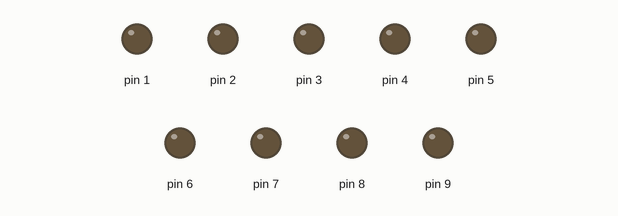
This sketch was run on a simulated Arduino Uno, built with avr-gcc and run on an emulated ATmega328P. On the bench: output pins drawn as LEDs (lit = HIGH).

Above: at 0.5 s.
At 1.5 s:
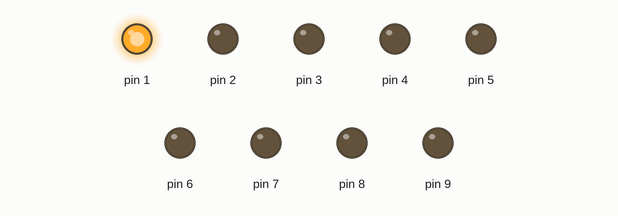
At 3.5 s:
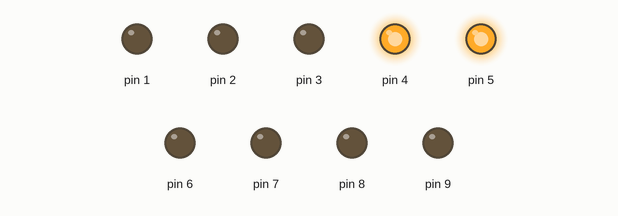
At 5.5 s:
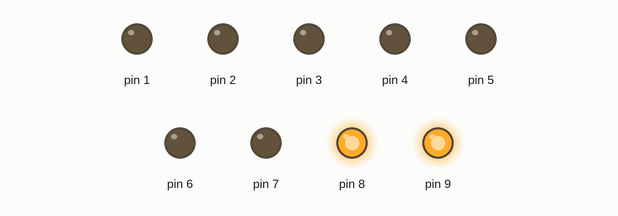
Timing chart, 0 to 7.8 s (numbered marks = the images above):
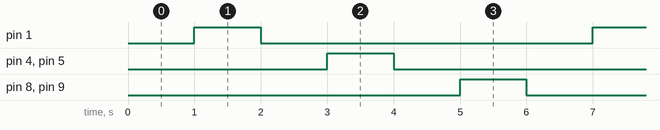

Measured:
- by itself, pin 1, pin 4, pin 5, pin 8, pin 9: alternates HIGH for 1.0 s and LOW for 5.0 s
- by itself, everything shown: repeats every 6.0 s, in 6 steps

The sketch:

proyecto_inform_tico_tp1_actualizado1.ino
```cpp
void setup()
{
    pinMode( 1 , OUTPUT );
    pinMode( 2 , OUTPUT );
    pinMode( 3 , OUTPUT );

    pinMode( 4 , OUTPUT );
    pinMode( 5 , OUTPUT );
    pinMode( 6 , OUTPUT );

    pinMode( 7 , OUTPUT );
    pinMode( 8 , OUTPUT );
    pinMode( 9 , OUTPUT );
}

void loop()
{
    delay(1000);
    digitalWrite( 1 , HIGH ); //ROJO
    digitalWrite( 2 , LOW  );
    digitalWrite( 3 , LOW  );
    delay(1000);
    digitalWrite( 1 , LOW  );
    digitalWrite( 2 , LOW  );
    digitalWrite( 3 , LOW  );
    delay(1000);
    digitalWrite( 4 , HIGH ); //MAGNETA
    digitalWrite( 5 , HIGH );
    digitalWrite( 6 , LOW  );
    delay(1000);
    digitalWrite( 4 , LOW  );
    digitalWrite( 5 , LOW  );
    digitalWrite( 6 , LOW  );
    delay(1000);
    digitalWrite( 7 , LOW  ); //CIAN
    digitalWrite( 8 , HIGH );
    digitalWrite( 9 , HIGH );
    delay(1000);
    digitalWrite( 7 , LOW  );
    digitalWrite( 8 , LOW  );
    digitalWrite( 9 , LOW  );
}
```
